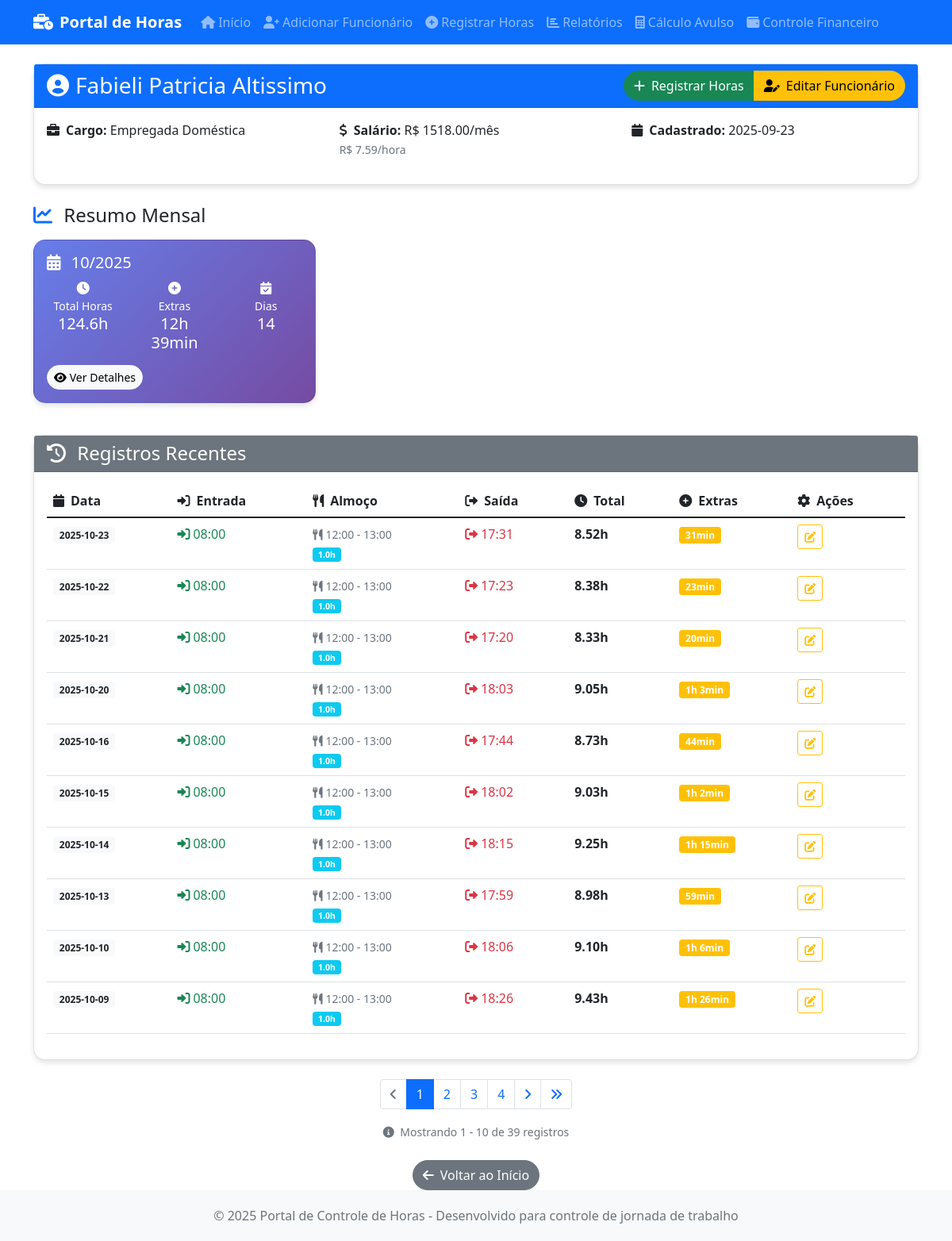
The page /funcionario/Fabieli Patricia Altissimo/page/1 on the database its author committed.
### tables this page shows
CREATE TABLE funcionarios (
            id INTEGER PRIMARY KEY AUTOINCREMENT,
            nome TEXT NOT NULL UNIQUE,
            cargo TEXT NOT NULL,
            salario_mensal REAL NOT NULL,
            salario_hora REAL NOT NULL,
            horas_mensais INTEGER NOT NULL DEFAULT 220,
            data_cadastro DATE NOT NULL,
            ativo BOOLEAN NOT NULL DEFAULT 1,
            created_at TIMESTAMP DEFAULT CURRENT_TIMESTAMP,
            updated_at TIMESTAMP DEFAULT CURRENT_TIMESTAMP
        , desconto REAL DEFAULT 0.00);

CREATE TABLE registros_ponto (
            id INTEGER PRIMARY KEY AUTOINCREMENT,
            funcionario_id INTEGER NOT NULL,
            data DATE NOT NULL,
            dia INTEGER NOT NULL,
            mes INTEGER NOT NULL,
            ano INTEGER NOT NULL,
            hora_entrada TIME NOT NULL,
            hora_saida_almoco TIME NOT NULL,
            hora_volta_almoco TIME NOT NULL,
            hora_saida TIME NOT NULL,
            tempo_almoco REAL NOT NULL,
            horas_trabalhadas REAL NOT NULL,
            horas_extras REAL NOT NULL,
            data_registro TIMESTAMP NOT NULL,
            data_edicao TIMESTAMP NULL,
            created_at TIMESTAMP DEFAULT CURRENT_TIMESTAMP,
            updated_at TIMESTAMP DEFAULT CURRENT_TIMESTAMP,
            FOREIGN KEY (funcionario_id) REFERENCES funcionarios (id),
            UNIQUE(funcionario_id, data)
        );

### index.py (the view)
@app.route('/funcionario/<nome>')
@app.route('/funcionario/<nome>/page/<int:page>')
def visualizar_funcionario(nome, page=1):
    query = "SELECT * FROM funcionarios WHERE nome = ? AND ativo = 1"
    funcionario_data = DatabaseManager.execute_query(query, (nome,), fetch_one=True)
    if not funcionario_data:
        flash('Funcionário não encontrado!', 'error')
        return redirect(url_for('index'))
    per_page = 10  # 10 registros por página
    offset = (page - 1) * per_page
    count_query = "SELECT COUNT(*) as total FROM registros_ponto WHERE funcionario_id = ?"
    total_result = DatabaseManager.execute_query(count_query, (funcionario_data['id'],), fetch_one=True)
    total_registros = total_result['total'] if total_result else 0
    query = """
        SELECT * FROM registros_ponto
        WHERE funcionario_id = ?
        ORDER BY ano DESC, mes DESC, dia DESC
        LIMIT ? OFFSET ?
    """
    registros = DatabaseManager.execute_query(query, (funcionario_data['id'], per_page, offset), fetch_all=True)
    meses_anos = set((r['mes'], r['ano']) for r in registros)
    totais_mensais = []
    for mes, ano in meses_anos:
        total_mensal = calcular_total_mensal(funcionario_data['id'], mes, ano)
        totais_mensais.append({
            'mes': mes,
            'ano': ano,
            'total_horas': total_mensal['total_horas'],
            'total_extras': total_mensal['total_extras'],
            'dias_trabalhados': total_mensal['dias_trabalhados']
        })
    totais_mensais.sort(key=lambda x: (x['ano'], x['mes']), reverse=True)
    total_pages = (total_registros + per_page - 1) // per_page  # Ceiling division
    has_prev = page > 1
    has_next = page < total_pages
    prev_page = page - 1 if has_prev else None
    next_page = page + 1 if has_next else None
    pagination_info = {
        'page': page,
        'per_page': per_page,
        'total': total_registros,
        'total_pages': total_pages,
        'has_prev': has_prev,
        'has_next': has_next,
        'prev_page': prev_page,
        'next_page': next_page
    }
    return render_template('funcionario.html',
                         nome=nome,
                         registros=registros,
                         totais_mensais=totais_mensais,
                         funcionario_data=funcionario_data,
                         pagination=pagination_info)

### templates/funcionario.html (shortened to what this page needs)
{% extends "base.html" %}
{% block content %}
<div class="row">
    <div class="col-12">
        <div class="card mb-4">
            <div class="card-header bg-primary text-white">
                <div class="row align-items-center">
                    <div class="col">
                        <h3 class="mb-0">
                            <i class="fas fa-user-circle me-2"></i>{{ nome }}
                        </h3>
                    </div>
                    <div class="col-auto">
                        <div class="btn-group" role="group">
                            <a href="{{ url_for('registrar_horas') }}" class="btn btn-success btn-custom">
                                <i class="fas fa-plus me-2"></i>Registrar Horas
                            </a>
                            <a href="{{ url_for('editar_funcionario', nome=nome) }}" class="btn btn-warning btn-custom">
                                <i class="fas fa-user-edit me-2"></i>Editar Funcionário
                            </a>
                        </div>
                    </div>
                </div>
            </div>
            <div class="card-body">
                {% if funcionario_data %}
                <div class="row">
                    <div class="col-md-4">
                        <p><strong><i class="fas fa-briefcase me-2"></i>Cargo:</strong> {{ funcionario_data.cargo }}</p>
                    </div>
                    <div class="col-md-4">
                        <p><strong><i class="fas fa-dollar-sign me-2"></i>Salário:</strong>
                        {% if funcionario_data.salario_mensal %}
                            R$ {{ "%.2f"|format(funcionario_data.salario_mensal) }}/mês
                        {% else %}
                            R$ {{ "%.2f"|format(funcionario_data.salario_hora * 200) }}/mês
                        {% endif %}
                        <br><small class="text-muted">R$ {{ "%.2f"|format(funcionario_data.salario_hora) }}/hora</small>
                        </p>
                    </div>
                    <div class="col-md-4">
                        <p><strong><i class="fas fa-calendar me-2"></i>Cadastrado:</strong> {{ funcionario_data.data_cadastro }}</p>
                    </div>
                </div>
                {% endif %}
            </div>
        </div>
    </div>
</div>
{% if totais_mensais %}
<div class="row mb-4">
    <div class="col-12">
        <h4 class="mb-3">
            <i class="fas fa-chart-line text-primary me-2"></i>
            Resumo Mensal
        </h4>
    </div>
    {% for total in totais_mensais %}
    <div class="col-lg-4 col-md-6 mb-3">
        <div class="card stats-card text-white">
            <div class="card-body">
                <h5 class="card-title">
                    <i class="fas fa-calendar-alt me-2"></i>
                    {{ total.mes }}/{{ total.ano }}
                </h5>
                <div class="row text-center">
                    <div class="col-4">
                        <div class="mb-2">
                            <i class="fas fa-clock"></i>
                            <div class="small">Total Horas</div>
                            <div class="h5">{{ "%.1f"|format(total.total_horas) }}h</div>
                        </div>
                    </div>
                    <div class="col-4">
                        <div class="mb-2">
                            <i class="fas fa-plus-circle"></i>
                            <div class="small">Extras</div>
                            <div class="h5">{{ total.total_extras|horas_hm }}</div>
                        </div>
                    </div>
                    <div class="col-4">
                        <div class="mb-2">
                            <i class="fas fa-calendar-check"></i>
                            <div class="small">Dias</div>
                            <div class="h5">{{ total.dias_trabalhados }}</div>
                        </div>
                    </div>
                </div>
                <div class="mt-2">
                    <a href="{{ url_for('relatorio_mensal', funcionario_nome=nome, mes=total.mes, ano=total.ano) }}"
                       class="btn btn-light btn-sm btn-custom">
                        <i class="fas fa-eye me-1"></i>Ver Detalhes
                    </a>
                </div>
            </div>
        </div>
    </div>
    {% endfor %}
</div>
{% endif %}
{% if registros %}
<div class="row">
    <div class="col-12">
        <div class="card">
            <div class="card-header bg-secondary text-white">
                <h4 class="mb-0">
                    <i class="fas fa-history me-2"></i>
                    Registros Recentes
                </h4>
            </div>
            <div class="card-body">
                <div class="table-responsive">
                    <table class="table table-hover">
                        <thead>
                            <tr>
                                <th><i class="fas fa-calendar me-2"></i>Data</th>
                                <th><i class="fas fa-sign-in-alt me-2"></i>Entrada</th>
                                <th><i class="fas fa-utensils me-2"></i>Almoço</th>
                                <th><i class="fas fa-sign-out-alt me-2"></i>Saída</th>
                                <th><i class="fas fa-clock me-2"></i>Total</th>
                                <th><i class="fas fa-plus-circle me-2"></i>Extras</th>
                                <th><i class="fas fa-cog me-2"></i>Ações</th>
                            </tr>
                        </thead>
                        <tbody>
                            {% for registro in registros[:10] %}
                            <tr>
                                <td>
                                    <span class="badge bg-light text-dark">
                                        {{ registro.data }}
                                    </span>
                                </td>
                                <td>
                                    <span class="text-success">
                                        <i class="fas fa-sign-in-alt me-1"></i>{{ registro.hora_entrada }}
                                    </span>
                                </td>
                                <td>
                                    {% if registro.hora_saida_almoco %}
                                    <small class="text-muted">
                                        <i class="fas fa-utensils me-1"></i>{{ registro.hora_saida_almoco }} - {{ registro.hora_volta_almoco }}
                                        <br><span class="badge bg-info">{{ "%.1f"|format(registro.tempo_almoco) }}h</span>
                                    </small>
                                    {% else %}
                                    <span class="text-muted">-</span>
                                    {% endif %}
                                </td>
                                <td>
                                    <span class="text-danger">
                                        <i class="fas fa-sign-out-alt me-1"></i>{{ registro.hora_saida }}
                                    </span>
                                </td>
                                <td>
                                    <strong>{{ "%.2f"|format(registro.horas_trabalhadas) }}h</strong>
                                </td>
                                <td>
                                    {% if registro.horas_extras > 0 %}
                                        <span class="badge bg-warning">
                                            {{ registro.horas_extras|horas_hm }}
                                        </span>
                                    {% else %}
                                        <span class="text-muted">-</span>
                                    {% endif %}
                                </td>
                                <td>
                                    <div class="btn-group btn-group-sm" role="group">
                                        <a href="{{ url_for('editar_registro', registro_id=registro.id) }}"
                                           class="btn btn-outline-warning btn-sm" title="Editar">
                                            <i class="fas fa-edit"></i>
                                        </a>
                                    </div>
                                </td>
                            </tr>
                            {% endfor %}
                        </tbody>
                    </table>
                </div>
            </div>
        </div>
    </div>
</div>
{% endif %}
{% if pagination and pagination.total_pages > 1 %}
<nav aria-label="Paginação de registros" class="mt-4">
    <ul class="pagination justify-content-center">
        {% if pagination.has_prev %}
        <li class="page-item">
            <a class="page-link" href="{{ url_for('visualizar_funcionario', nome=nome, page=pagination.prev_page) if pagination.prev_page > 1 else url_for('visualizar_funcionario', nome=nome) }}">
                <i class="fas fa-angle-left"></i>
            </a>
        </li>
        {% else %}
        <li class="page-item disabled">
            <span class="page-link">
                <i class="fas fa-angle-left"></i>
            </span>
        </li>
        {% endif %}
        {% set start_page = [pagination.page - 2, 1]|max %}
        {% set end_page = [pagination.page + 2, pagination.total_pages]|min %}
        {% for page_num in range(start_page, end_page + 1) %}
        <li class="page-item {{ 'active' if page_num == pagination.page else '' }}">
            {% if page_num == pagination.page %}
            <span class="page-link">{{ page_num }}</span>
            {% else %}
            <a class="page-link" href="{{ url_for('visualizar_funcionario', nome=nome, page=page_num) if page_num > 1 else url_for('visualizar_funcionario', nome=nome) }}">{{ page_num }}</a>
            {% endif %}
        </li>
        {% endfor %}
        {% if end_page < pagination.total_pages %}
        <li class="page-item">
            <a class="page-link" href="{{ url_for('visualizar_funcionario', nome=nome, page=pagination.total_pages) }}">{{ pagination.total_pages }}</a>
        </li>
        {% endif %}
        {% if pagination.has_next %}
        <li class="page-item">
            <a class="page-link" href="{{ url_for('visualizar_funcionario', nome=nome, page=pagination.next_page) }}">
                <i class="fas fa-angle-right"></i>
            </a>
        </li>
        {% else %}
        <li class="page-item disabled">
            <span class="page-link">
                <i class="fas fa-angle-right"></i>
            </span>
        </li>
        {% endif %}
        {% if pagination.page < pagination.total_pages %}
        <li class="page-item">
            <a class="page-link" href="{{ url_for('visualizar_funcionario', nome=nome, page=pagination.total_pages) }}">
                <i class="fas fa-angle-double-right"></i>
            </a>
        </li>
        {% endif %}
    </ul>
    <div class="text-center mt-3">
        <small class="text-muted">
            <i class="fas fa-info-circle me-1"></i>
            Mostrando {{ (pagination.page - 1) * pagination.per_page + 1 }} -
            {{ [pagination.page * pagination.per_page, pagination.total]|min }} de
            {{ pagination.total }} registro{{ 's' if pagination.total != 1 else '' }}
        </small>
    </div>
</nav>
{% endif %}
<div class="row mt-4">
    <div class="col-12 text-center">
        <a href="{{ url_for('index') }}" class="btn btn-secondary btn-custom">
            <i class="fas fa-arrow-left me-2"></i>Voltar ao Início
        </a>
    </div>
</div>
{% endblock %}

### rows shown on the page
funcionarios: nome "Fabieli Patricia Altissimo", cargo "Empregada Doméstica", salario_mensal "1518.00", salario_hora "7.59", data_cadastro "2025-09-23"
registros_ponto: mes "10", ano "2025", total_horas "124.6", total_extras|horas_hm "12h 39min", dias_trabalhados "14", data "2025-10-23", hora_entrada "08:00", hora_saida_almoco "12:00", hora_volta_almoco "13:00", tempo_almoco "1.0", hora_saida "17:31", horas_trabalhadas "8.52", horas_extras|horas_hm "31min"
registros_ponto: data "2025-10-22", hora_entrada "08:00", hora_saida_almoco "12:00", hora_volta_almoco "13:00", tempo_almoco "1.0", hora_saida "17:23", horas_trabalhadas "8.38", horas_extras|horas_hm "23min"
registros_ponto: data "2025-10-21", hora_entrada "08:00", hora_saida_almoco "12:00", hora_volta_almoco "13:00", tempo_almoco "1.0", hora_saida "17:20", horas_trabalhadas "8.33", horas_extras|horas_hm "20min"
registros_ponto: data "2025-10-20", hora_entrada "08:00", hora_saida_almoco "12:00", hora_volta_almoco "13:00", tempo_almoco "1.0", hora_saida "18:03", horas_trabalhadas "9.05", horas_extras|horas_hm "1h 3min"
registros_ponto: data "2025-10-16", hora_entrada "08:00", hora_saida_almoco "12:00", hora_volta_almoco "13:00", tempo_almoco "1.0", hora_saida "17:44", horas_trabalhadas "8.73", horas_extras|horas_hm "44min"
registros_ponto: data "2025-10-15", hora_entrada "08:00", hora_saida_almoco "12:00", hora_volta_almoco "13:00", tempo_almoco "1.0", hora_saida "18:02", horas_trabalhadas "9.03", horas_extras|horas_hm "1h 2min"
registros_ponto: data "2025-10-14", hora_entrada "08:00", hora_saida_almoco "12:00", hora_volta_almoco "13:00", tempo_almoco "1.0", hora_saida "18:15", horas_trabalhadas "9.25", horas_extras|horas_hm "1h 15min"
registros_ponto: data "2025-10-13", hora_entrada "08:00", hora_saida_almoco "12:00", hora_volta_almoco "13:00", tempo_almoco "1.0", hora_saida "17:59", horas_trabalhadas "8.98", horas_extras|horas_hm "59min"
registros_ponto: data "2025-10-10", hora_entrada "08:00", hora_saida_almoco "12:00", hora_volta_almoco "13:00", tempo_almoco "1.0", hora_saida "18:06", horas_trabalhadas "9.10", horas_extras|horas_hm "1h 6min"
registros_ponto: data "2025-10-09", hora_entrada "08:00", hora_saida_almoco "12:00", hora_volta_almoco "13:00", tempo_almoco "1.0", hora_saida "18:26", horas_trabalhadas "9.43", horas_extras|horas_hm "1h 26min"

### other values the page prints
{{ page_num }} "1"
{{ page_num }} "2" "3"
{{ pagination.total_pages }} "4"
{{ (pagination.page - 1) * pagination.per_page + 1 }} "1"
{{ [pagination.page * pagination.per_page, pagination.total]|min }} "10"
{{ pagination.total }} "39"
{{ 's' if pagination.total != 1 else '' }} "s"
